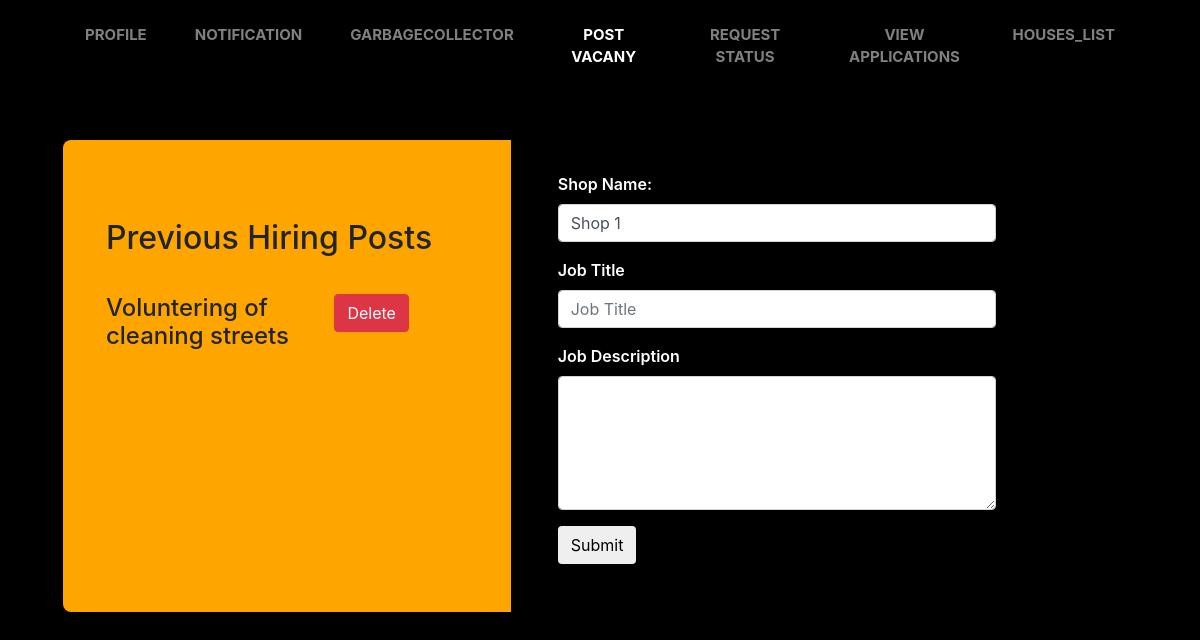
/vacancy_shop/1, run on the app's committed database.
### my_app/models.py (models this page shows, shortened)
class vacancy(models.Model):
    category = ( ('Shopkeeper',"Shopkeeper"),
                 ('GarabgeCollector',"GarbageCollector"),
                 ('Company',"Company"))
    id = models.AutoField(primary_key=True)
    posted_by = models.CharField("Your Name",max_length=224)
    job_title = models.CharField("Job Title",max_length=224)
    job_description = models.TextField("Job Description")
    category = models.CharField(choices=category,max_length=200,default="Shopkeeper")

class shopkeeper(models.Model):
    id = models.AutoField(primary_key=True)
    shopkeepername = models.CharField("Owner's name",max_length=225)
    shop_name = models.CharField("Your Shop name",max_length=255)
    password = models.CharField("Password",max_length=100)
    phone = models.CharField("Your Phone Number",max_length=100)
    email = models.EmailField("Your Email")
    city = models.CharField("Your City",max_length=200)
    state = models.CharField("Your State",max_length=200)
    address = models.CharField("Your Address",max_length=200)
    collector = models.ForeignKey(volunteer,on_delete=CASCADE,related_name="shopkeeper_collector",default=1)
    volunteers = models.ManyToManyField(volunteer, blank=True, related_name="shopkeeper_volunteers")
    garbage_collected = models.IntegerField(default=0)
    created_on = models.DateTimeField(auto_now_add=True)

### my_app/views.py (the view)
# urls.py: path('vacancy_shop/<int:id>',views.vacancy_shop,name="vacancy_shop"),
def vacancy_shop(request,id):
    i = shopkeeper.objects.get(id=id)
    if request.method == "POST":
        posted = vacancy.objects.filter(posted_by = i.shop_name )
        posted_by = request.POST.get('posted_by')
        title = request.POST.get('title')
        description = request.POST.get('description')
        offer = vacancy.objects.create(posted_by=posted_by,job_title=title,job_description=description)
        offer.save()
        messages = "Password doesn't match !"
        return render(request,"shopkeeper/shop_vacany.html",{'messages':messages,'i':i,'posted' : posted})
    else:
        posted = vacancy.objects.filter(posted_by = i.shop_name )
        return render(request, 'shopkeeper/shop_vacany.html', {'i':i,'posted' : posted})

### my_app/templates/shopkeeper/shop_vacany.html (shortened to what this page needs)
<!DOCTYPE html>
<html lang="en">
<head>
    <link rel="stylesheet" href="https://maxcdn.bootstrapcdn.com/bootstrap/4.0.0/css/bootstrap.min.css">
</head>
<body>
  <div class="container">
    <nav class="navbar navbar-expand-lg navbar-dark bg-dark">
      <div class="collapse navbar-collapse" id="navbarSupportedContent">
          <ul class="navbar-nav mr-auto">
              <li class="nav-item">
                <a class="nav-link" href="{% url 'profile_shopkeeper' i.id %}">Profile</a>
              </li>
              <li class="nav-item">
                <a class="nav-link" href="{% url 'profile_shopkeeper' i.id %}">Notification</a>
              </li>
              <li class="nav-item">
                <a class="nav-link" href="{% url 'search_garbagecollector' i.id %}">GarbageCollector</a>
              </li>
              <li class="nav-item active">
                <a class="nav-link" href="{% url 'vacancy_shop' i.id %}">Post Vacany</a>
              </li>
              <li class="nav-item">
                <a class="nav-link" href="{% url 'GarbageCollectors' i.id %}">Request Status</a>
              </li>
              <li class="nav-item">
                <a class="nav-link" href="{% url 'View_application_shop' i.id %}">View Applications</a>
              </li>
              <li class="nav-item">
                <a class="nav-link" href="{% url 'Houses_list' i.id %}">Houses_list</a>
              </li>
            </ul>
      </div>
    </nav>
  </div>
  <div class="container contact">
    <div class="row">
      <div class="col-md-5" style="background-color: orange;">
        <div class="contact-info">
          <h2>Previous Hiring Posts</h2>
          {% for j in posted %}
          <div class="row">
            <div class="col-7">
              <h4 style="margin-bottom: 10%;">{{ j.job_title }}</h4><br>
            </div>
            <div class="col-5">
              <a class="btn btn-danger" href="{% url 'delete' j.id %}">Delete</a>
            </div>
          </div>
          {% endfor %}
        </div>
      </div>
      <div class="col-md-7" style="background-color: black">
        <div class="contact-form">
          <form method="POST" action="{% url 'vacancy_shop' i.id %}">
          <div class="form-group">
            <label class="control-label col-sm-3" for="fname">Shop Name:</label>
            <div class="col-sm-10">
            <input  class="form-control" id="fname" placeholder="Shop Name" type="text" name="posted_by" value="{{ i.shop_name }}">
            </div>
          </div>
          <div class="form-group">
            <label class="control-label col-sm-5" for="email">Job Title</label>
            <div class="col-sm-10">
            <input type="text" class="form-control" id="email" placeholder="Job Title" type="text" name="title">
            </div>
          </div>
          <div class="form-group">
            <label class="control-label col-sm-5" for="comment">Job Description</label>
            <div class="col-sm-10">
            <textarea class="form-control" rows="5" id="comment" name="description"></textarea>
            </div>
          </div>
          <div class="form-group">
            <div class="col-sm-offset-2 col-sm-10">
            <input type="submit" class="btn btn-default">
            </div>
          </div>
          </form>
        </div>
      </div>
    </div>
  </div>
</body>
</html>

### my_app/templates/shopkeeper/shop_vacany.html (style rules this page uses)
body { background-color: black; }
.navbar-nav { text-transform: uppercase; text-align: center; font-weight: bold; }
.navbar-nav * { box-sizing: border-box; transition: all .35s ease; }
.navbar-nav li { display: inline-block; list-style: outside none none; margin: .5em 1em; padding: 0; }
.navbar-nav a { padding: .5em .8em; color: rgba(255,255,255,.5); position: relative; text-decoration: none; font-size: 15px; }
.navbar-nav a::before, .navbar-nav a::after { content: ''; height: 14px; width: 14px; position: absolute; transition: all .35s ease; opacity: 0; }
.navbar-nav a::before { content: ''; right: 0; top: 0; border-top: 3px solid orange; border-right: 3px solid orange; transform: translate(-100%, 50%); }
.navbar-nav a:after { content: ''; left: 0; bottom: 0; border-bottom: 3px solid orange; border-left: 3px solid orange; transform: translate(100%, -50%) }
.bg-dark { background-color: black !important; }
.contact { padding: 4%; height: 400px; }
.col-md-5 { background: #ff9b00; padding: 4%; border-top-left-radius: 0.5rem; border-bottom-left-radius: 0.5rem; }
.contact-info { margin-top:10%; background-color: orange; }
.contact-info h2 { margin-bottom: 10%; }
.col-md-7 { padding: 3%; border-top-right-radius: 0.5rem; border-bottom-right-radius: 0.5rem; }
.contact-form label { font-weight:600; }
label { color: white; }

### data on the page
vacancy: job_title "Voluntering of cleaning streets"
shopkeeper: posted_by "Shop 1"
